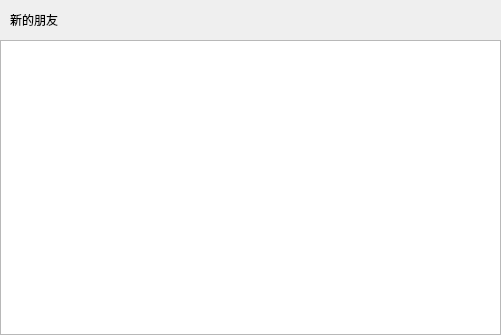
<?xml version="1.0" encoding="UTF-8"?>
<ui version="4.0">
 <class>ApplyFriendPageClass</class>
 <widget class="QWidget" name="ApplyFriendPageClass">
  <property name="geometry">
   <rect>
    <x>0</x>
    <y>0</y>
    <width>501</width>
    <height>335</height>
   </rect>
  </property>
  <property name="windowTitle">
   <string>ApplyFriendPage</string>
  </property>
  <layout class="QVBoxLayout" name="verticalLayout">
   <property name="spacing">
    <number>0</number>
   </property>
   <property name="leftMargin">
    <number>0</number>
   </property>
   <property name="topMargin">
    <number>0</number>
   </property>
   <property name="rightMargin">
    <number>0</number>
   </property>
   <property name="bottomMargin">
    <number>0</number>
   </property>
   <item>
    <widget class="QWidget" name="friend_apply_wid" native="true">
     <layout class="QHBoxLayout" name="horizontalLayout">
      <property name="spacing">
       <number>0</number>
      </property>
      <property name="leftMargin">
       <number>0</number>
      </property>
      <property name="topMargin">
       <number>0</number>
      </property>
      <property name="rightMargin">
       <number>0</number>
      </property>
      <property name="bottomMargin">
       <number>0</number>
      </property>
      <item>
       <spacer name="horizontalSpacer_2">
        <property name="orientation">
         <enum>Qt::Horizontal</enum>
        </property>
        <property name="sizeType">
         <enum>QSizePolicy::Fixed</enum>
        </property>
        <property name="sizeHint" stdset="0">
         <size>
          <width>10</width>
          <height>20</height>
         </size>
        </property>
       </spacer>
      </item>
      <item>
       <widget class="QLabel" name="friend_apply_lb">
        <property name="minimumSize">
         <size>
          <width>0</width>
          <height>40</height>
         </size>
        </property>
        <property name="maximumSize">
         <size>
          <width>16777215</width>
          <height>40</height>
         </size>
        </property>
        <property name="text">
         <string>新的朋友</string>
        </property>
       </widget>
      </item>
      <item>
       <spacer name="horizontalSpacer">
        <property name="orientation">
         <enum>Qt::Horizontal</enum>
        </property>
        <property name="sizeHint" stdset="0">
         <size>
          <width>452</width>
          <height>20</height>
         </size>
        </property>
       </spacer>
      </item>
     </layout>
    </widget>
   </item>
   <item>
    <widget class="QWidget" name="widget" native="true">
     <layout class="QVBoxLayout" name="verticalLayout_2">
      <property name="spacing">
       <number>0</number>
      </property>
      <property name="leftMargin">
       <number>0</number>
      </property>
      <property name="topMargin">
       <number>0</number>
      </property>
      <property name="rightMargin">
       <number>0</number>
      </property>
      <property name="bottomMargin">
       <number>0</number>
      </property>
      <item>
       <widget class="ApplyFriendList" name="apply_friend_list"/>
      </item>
     </layout>
    </widget>
   </item>
  </layout>
 </widget>
 <layoutdefault spacing="6" margin="11"/>
 <customwidgets>
  <customwidget>
   <class>ApplyFriendList</class>
   <extends>QListWidget</extends>
   <header location="global">ApplyFriendList.h</header>
  </customwidget>
 </customwidgets>
 <resources/>
 <connections/>
</ui>
